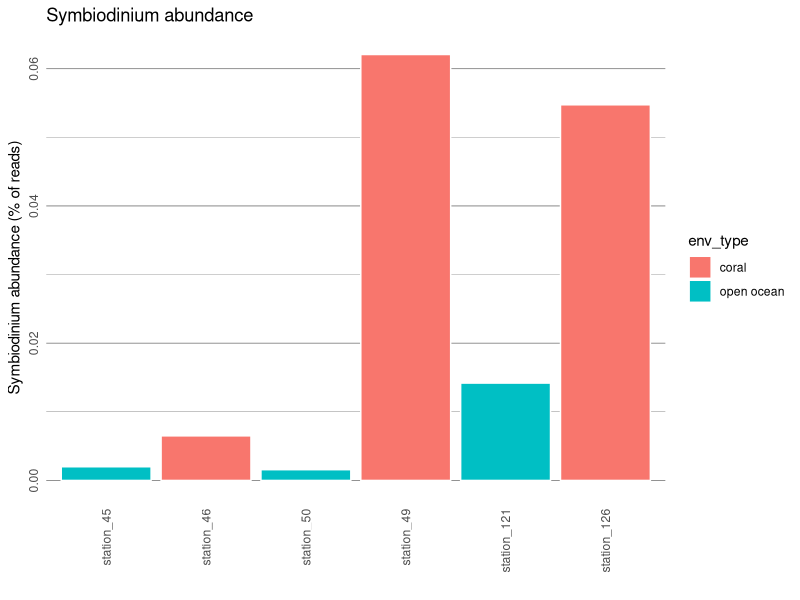

Generate this figure with R:
## ---- chunk 1
# read data
sym_abundance <- read.csv("data/sym_abundance.txt", header = T, sep = "\t")

# order stations in the order we wangt to appear in the graph
sym_abundance$stations <- factor(sym_abundance$stations, c("station_45", "station_46", "station_50", "station_49", "station_121", "station_126"))

# custom theme
require(ggplot2)

cust_theme <- theme_dark() + 
  theme(axis.text.y = element_text(angle=90, hjust=0.5), axis.text.x = element_text(angle=90, vjust=0.5, hjust=1), strip.text.x = element_text(angle=180),
        panel.grid.major.x = element_blank(), panel.grid.minor.x = element_blank(), 
        strip.placement = "outside", 
        panel.background = element_rect(fill = "white"),
        strip.background =element_blank(), 
        panel.spacing = unit(0, "lines"),
        axis.ticks = element_blank())

# plot
ggplot(sym_abundance, aes(x = stations, y = rel_abundance)) + 
    geom_bar(aes(fill = env_type), color="white", stat = "identity", position = "dodge") +
    xlab("") + ylab("Symbiodinium abundance (% of reads)") +
    ggtitle("Symbiodinium abundance") +
    cust_theme
